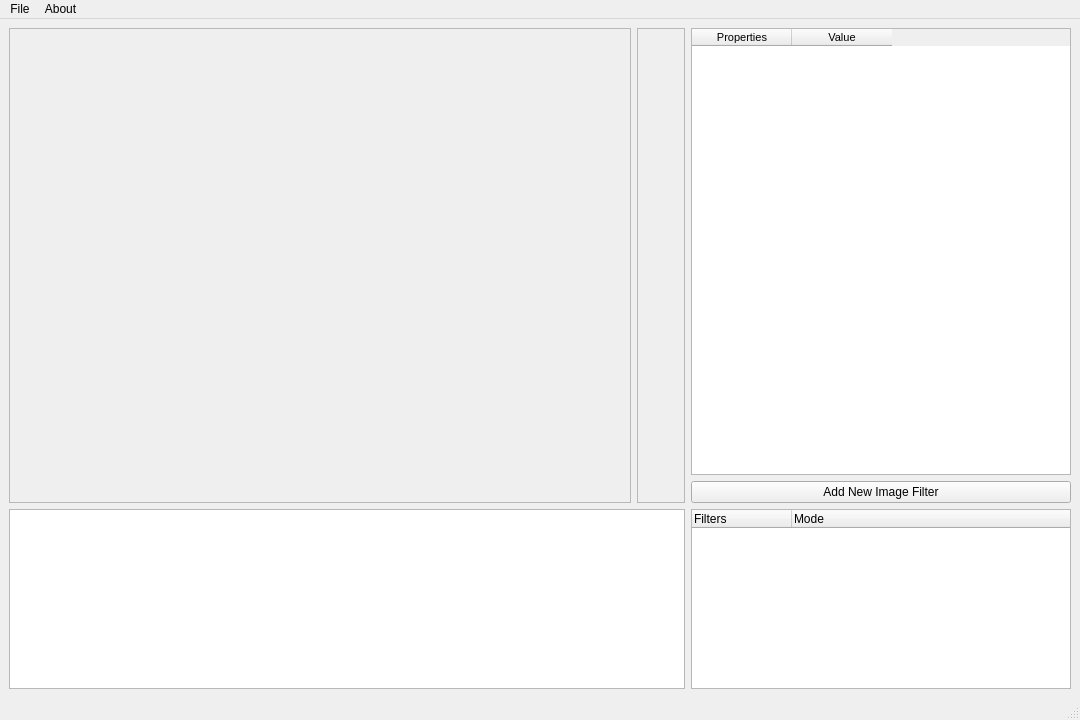
<?xml version="1.0" encoding="UTF-8"?>
<ui version="4.0">
 <class>MainWindow</class>
 <widget class="QMainWindow" name="MainWindow">
  <property name="geometry">
   <rect>
    <x>0</x>
    <y>0</y>
    <width>1080</width>
    <height>720</height>
   </rect>
  </property>
  <property name="sizePolicy">
   <sizepolicy hsizetype="Preferred" vsizetype="Preferred">
    <horstretch>0</horstretch>
    <verstretch>0</verstretch>
   </sizepolicy>
  </property>
  <property name="minimumSize">
   <size>
    <width>1080</width>
    <height>720</height>
   </size>
  </property>
  <property name="contextMenuPolicy">
   <enum>Qt::NoContextMenu</enum>
  </property>
  <property name="windowTitle">
   <string>MainWindow</string>
  </property>
  <widget class="QWidget" name="centralwidget">
   <property name="enabled">
    <bool>true</bool>
   </property>
   <property name="sizePolicy">
    <sizepolicy hsizetype="Expanding" vsizetype="Expanding">
     <horstretch>0</horstretch>
     <verstretch>0</verstretch>
    </sizepolicy>
   </property>
   <layout class="QGridLayout" name="gridLayout">
    <item row="2" column="1" colspan="4">
     <widget class="QTreeView" name="treeViewDicomRecords">
      <property name="sizePolicy">
       <sizepolicy hsizetype="Expanding" vsizetype="Maximum">
        <horstretch>0</horstretch>
        <verstretch>0</verstretch>
       </sizepolicy>
      </property>
      <property name="minimumSize">
       <size>
        <width>0</width>
        <height>180</height>
       </size>
      </property>
      <property name="maximumSize">
       <size>
        <width>16777215</width>
        <height>180</height>
       </size>
      </property>
      <attribute name="headerVisible">
       <bool>false</bool>
      </attribute>
     </widget>
    </item>
    <item row="2" column="5">
     <widget class="QTreeWidget" name="DicomImageFilterTree">
      <property name="sizePolicy">
       <sizepolicy hsizetype="MinimumExpanding" vsizetype="MinimumExpanding">
        <horstretch>0</horstretch>
        <verstretch>0</verstretch>
       </sizepolicy>
      </property>
      <property name="maximumSize">
       <size>
        <width>380</width>
        <height>180</height>
       </size>
      </property>
      <property name="dragDropOverwriteMode">
       <bool>false</bool>
      </property>
      <property name="dragDropMode">
       <enum>QAbstractItemView::InternalMove</enum>
      </property>
      <property name="selectionBehavior">
       <enum>QAbstractItemView::SelectItems</enum>
      </property>
      <property name="verticalScrollMode">
       <enum>QAbstractItemView::ScrollPerPixel</enum>
      </property>
      <property name="indentation">
       <number>10</number>
      </property>
      <property name="wordWrap">
       <bool>true</bool>
      </property>
      <column>
       <property name="text">
        <string>Filters</string>
       </property>
      </column>
      <column>
       <property name="text">
        <string>Mode</string>
       </property>
      </column>
     </widget>
    </item>
    <item row="0" column="5">
     <widget class="QTableWidget" name="tableDicomProps">
      <property name="sizePolicy">
       <sizepolicy hsizetype="Maximum" vsizetype="Expanding">
        <horstretch>0</horstretch>
        <verstretch>0</verstretch>
       </sizepolicy>
      </property>
      <property name="minimumSize">
       <size>
        <width>380</width>
        <height>0</height>
       </size>
      </property>
      <property name="maximumSize">
       <size>
        <width>380</width>
        <height>16777215</height>
       </size>
      </property>
      <property name="font">
       <font>
        <pointsize>8</pointsize>
       </font>
      </property>
      <property name="editTriggers">
       <set>QAbstractItemView::NoEditTriggers</set>
      </property>
      <property name="alternatingRowColors">
       <bool>false</bool>
      </property>
      <property name="selectionBehavior">
       <enum>QAbstractItemView::SelectItems</enum>
      </property>
      <property name="showGrid">
       <bool>true</bool>
      </property>
      <property name="columnCount">
       <number>2</number>
      </property>
      <attribute name="horizontalHeaderCascadingSectionResizes">
       <bool>false</bool>
      </attribute>
      <attribute name="horizontalHeaderHighlightSections">
       <bool>false</bool>
      </attribute>
      <attribute name="horizontalHeaderShowSortIndicator" stdset="0">
       <bool>false</bool>
      </attribute>
      <attribute name="verticalHeaderVisible">
       <bool>false</bool>
      </attribute>
      <attribute name="verticalHeaderCascadingSectionResizes">
       <bool>false</bool>
      </attribute>
      <column>
       <property name="text">
        <string>Properties</string>
       </property>
      </column>
      <column>
       <property name="text">
        <string>Value</string>
       </property>
      </column>
     </widget>
    </item>
    <item row="1" column="5">
     <widget class="QPushButton" name="pushButton">
      <property name="text">
       <string>Add New Image Filter</string>
      </property>
     </widget>
    </item>
    <item row="0" column="4" rowspan="2">
     <widget class="QFrame" name="toolbarFrameMplCanvas">
      <property name="sizePolicy">
       <sizepolicy hsizetype="Preferred" vsizetype="Preferred">
        <horstretch>0</horstretch>
        <verstretch>0</verstretch>
       </sizepolicy>
      </property>
      <property name="minimumSize">
       <size>
        <width>32</width>
        <height>0</height>
       </size>
      </property>
      <property name="maximumSize">
       <size>
        <width>48</width>
        <height>16777215</height>
       </size>
      </property>
      <property name="frameShape">
       <enum>QFrame::StyledPanel</enum>
      </property>
      <property name="frameShadow">
       <enum>QFrame::Raised</enum>
      </property>
     </widget>
    </item>
    <item row="0" column="1" rowspan="2" colspan="3">
     <widget class="QFrame" name="mplFrame">
      <property name="frameShape">
       <enum>QFrame::StyledPanel</enum>
      </property>
      <property name="frameShadow">
       <enum>QFrame::Raised</enum>
      </property>
     </widget>
    </item>
   </layout>
  </widget>
  <widget class="QMenuBar" name="menubar">
   <property name="geometry">
    <rect>
     <x>0</x>
     <y>0</y>
     <width>1080</width>
     <height>26</height>
    </rect>
   </property>
   <widget class="QMenu" name="menuFile">
    <property name="title">
     <string>File</string>
    </property>
    <addaction name="actionOpen_Test"/>
    <addaction name="actionOpen"/>
    <addaction name="actionExit"/>
   </widget>
   <widget class="QMenu" name="menuAbout">
    <property name="title">
     <string>About</string>
    </property>
    <addaction name="actionAbout"/>
    <addaction name="actionLicense"/>
    <addaction name="separator"/>
    <addaction name="actionAbout_Qt"/>
   </widget>
   <addaction name="menuFile"/>
   <addaction name="menuAbout"/>
  </widget>
  <widget class="QStatusBar" name="statusbar"/>
  <action name="actionOpen_Test">
   <property name="text">
    <string>Open Test</string>
   </property>
  </action>
  <action name="actionOpen">
   <property name="text">
    <string>Open</string>
   </property>
   <property name="shortcut">
    <string>Ctrl+O</string>
   </property>
  </action>
  <action name="actionAbout">
   <property name="text">
    <string>About</string>
   </property>
  </action>
  <action name="actionLicense">
   <property name="text">
    <string>License</string>
   </property>
  </action>
  <action name="actionAbout_Qt">
   <property name="text">
    <string>About Qt</string>
   </property>
  </action>
  <action name="actionExit">
   <property name="text">
    <string>Exit</string>
   </property>
   <property name="statusTip">
    <string>Exit Application</string>
   </property>
   <property name="shortcut">
    <string>Ctrl+Q</string>
   </property>
  </action>
 </widget>
 <resources/>
 <connections/>
</ui>
